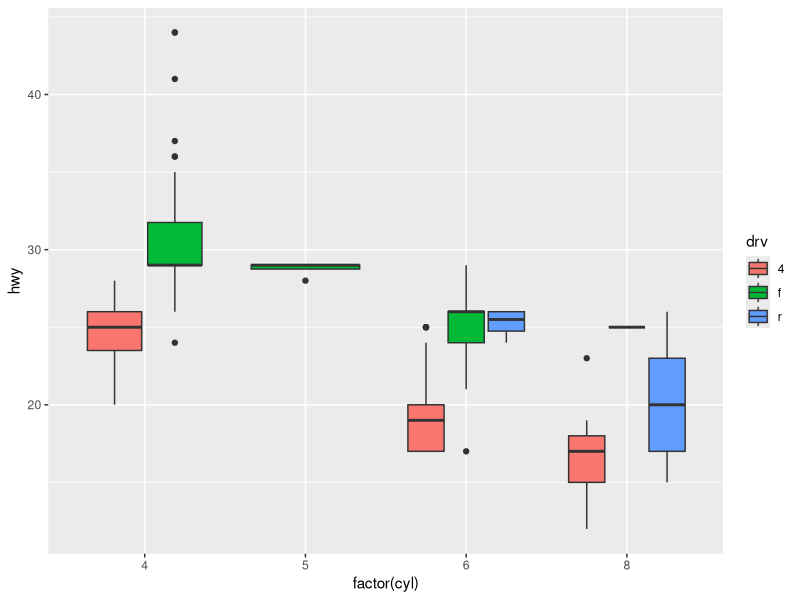
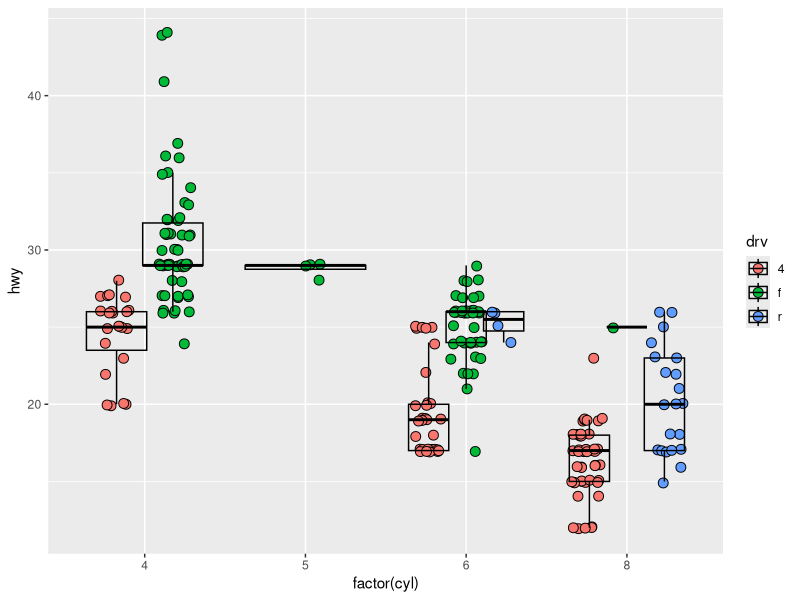
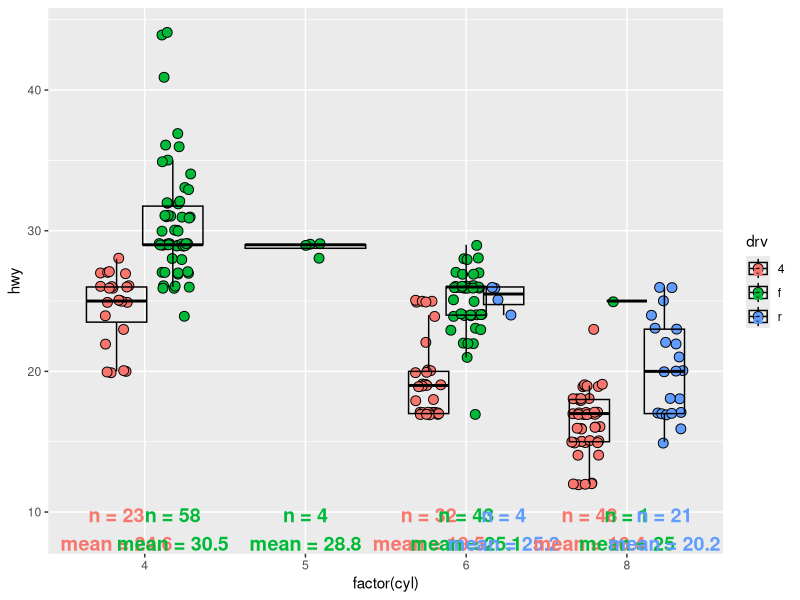

Recreate these plots in R, in order.
## ---- chunk 1
library(ggplot2)

p_base <- 
    ggplot(mpg,aes(factor(cyl), hwy,fill=drv)) +
    geom_boxplot()
p_base
## ---- chunk 2

p_obs <- 
  ggplot(mpg,aes(factor(cyl), hwy,fill=drv)) + 
    geom_point(
        pch=21,
        position = position_jitterdodge(
            jitter.width = 0.2,jitter.height = 0.1,seed = 0),
        size=3
    ) +
  geom_boxplot(
      alpha=0,color='black',outlier.size=NA,
      position = position_dodge(width=.7)
  )
p_obs

## ---- chunk 3
StatCountLabel <- ggproto("StatCountLabel", Stat,
                      setup_params = function(data, params) {
                          stopifnot(is.null(params$ylower) |
                                        is.numeric(params$ylower))
                          
                          if(!(params$ylower>=0 & params$ylower<=1))
                              params$ylower <- 0.1
                              
                          
                          rng <- range(data$y,na.rm=TRUE)
                          params$ylower <- rng[1] - (diff(rng)*params$ylower)
                          params
                      },
                      compute_group = function(data, scales, ylower) {
                          data |> 
                              dplyr::summarise(
                                  label = paste0(
                                      'n = ',length(y),
                                      '\nmean = ',round(mean(y,na.rm=TRUE),1)
                                      ),
                                  y = ylower,
                                  .by = x
                              )
                      },
                      required_aes = c("x", "y")
)
    
stat_count_label <- function(mapping = NULL, data = NULL, geom = "text",
                       position = "dodge2", na.rm = FALSE, show.legend = NA, 
                       inherit.aes = TRUE, ylower = NULL,...) {
  ggplot2::layer(
    stat = StatCountLabel, data = data, mapping = mapping, geom = geom, 
    position = position, show.legend = show.legend, inherit.aes = inherit.aes,
    params = list(ylower = ylower, na.rm = na.rm, ...)
  )
}
p_obs_n <- 
  p_obs + 
  stat_count_label(
      aes(factor(cyl), hwy,color=drv),
      fontface='bold',size=5,
      ylower=0.1,position = position_dodge(width=.7)
  )
p_obs_n
